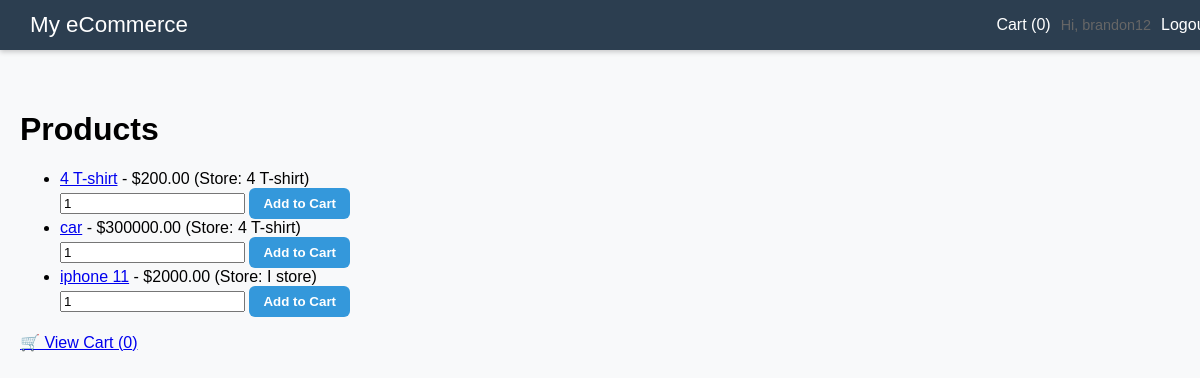
Screenshot of / (signed in) with the database file from the repository.
### ecommerce/models.py (models this page shows, shortened)
class Product(models.Model):
    store = models.ForeignKey(Store, on_delete=models.CASCADE, related_name='products')
    name = models.CharField(max_length=255)
    description = models.TextField()
    price = models.DecimalField(max_digits=10, decimal_places=2)
    stock = models.PositiveIntegerField(default=0)
    image = models.ImageField(upload_to='product_images/', blank=True, null=True)

class Store(models.Model):
    name = models.CharField(max_length=100)
    description = models.TextField(blank=True)
    logo = models.ImageField(upload_to="store_logos/", blank=True, null=True)
    vendor = models.ForeignKey(User, on_delete=models.CASCADE)

### ecommerce/views.py (the view)
# urls.py: path("", views.product_list, name="product_list"),  # homepage → product list
@login_required
def product_list(request):
    products = Product.objects.select_related("store").all()
    stores = Store.objects.all()
    is_vendor = False
    if request.user.is_authenticated:
        is_vendor = request.user.groups.filter(name='Vendor').exists()
    return render(
        request,
        "ecommerce/product_list.html",
        {"products": products, "stores": stores, "is_vendor": is_vendor},
    )

### ecommerce/context_processors.py (called while the page is built)
def user_role(request):
    is_vendor = False
    if request.user.is_authenticated:
        is_vendor = request.user.groups.filter(name='Vendor').exists()
    return {
        'is_vendor': is_vendor,
    }

### ecommerce/templates/ecommerce/product_list.html (shortened to what this page needs)
{% extends "ecommerce/index.html" %}
{% block content %}
<h1>Products</h1>
{% if products %}
<ul>
  {% for product in products %}
    <li>
      <a href="{% url 'ecommerce:product_detail' product.pk %}">{{ product.name }}</a>
      - ${{ product.price }} (Store: {{ product.store.name }})
      <form action="{% url 'ecommerce:add_to_cart' product.pk %}" method="post">
        <input type="number" name="quantity" value="1" min="1">
        <button type="submit">Add to Cart</button>
      </form>
    </li>
  {% endfor %}
</ul>
{% else %}
<p>No products available yet.</p>
{% endif %}
<a href="{% url 'ecommerce:view_cart' %}" class="btn">🛒 View Cart ({{ request.session.cart|length|default:"0" }})</a>
{% endblock %}

### ecommerce/templates/ecommerce/index.html (shortened to what this page needs)
<!DOCTYPE html>
<html lang="en">
<head>
</head>
<body>
  <nav class="nav">
    <div class="logo">
      <a href="{% url 'ecommerce:product_list' %}">My eCommerce</a>
    </div>
    <div class="links">
      <a href="{% url 'ecommerce:view_cart' %}">Cart ({{ request.session.cart|length|default:"0" }})</a>
      {% if request.user.is_authenticated %}
        <span class="small">Hi, {{ request.user.username }}</span>
        <a href="{% url 'ecommerce:logout' %}">Logout</a>
      {% else %}
        <a href="{% url 'ecommerce:login' %}">Login</a>
        <a href="{% url 'ecommerce:register' %}">Register</a>
      {% endif %}
    </div>
  </nav>
  <div class="container">
    {% block content %}{% endblock %}
  </div>
</body>
</html>

### ecommerce/templates/ecommerce/index.html (style rules this page uses)
body { font-family: Arial, Helvetica, sans-serif; margin: 0; padding: 0; background: #f8f9fa; }
.nav { background: #2c3e50; color: white; padding: 12px 20px; display: flex; align-items: center; justify-content: space-between; position: fixed; width: 100%; top: 0; z-index: 100; box-shadow: 0 2px 5px rgba(0,0,0,0.2); }
.nav .logo { font-weight: bold; font-size: 1.4rem; }
.nav a { color: white; text-decoration: none; margin: 0 10px; font-weight: 500; }
.nav .links { display: flex; align-items: center; }
.container { padding: 90px 20px 20px 20px; max-width: 1200px; margin: 0 auto; }
.small { font-size: 0.9rem; color: #666; }
button { padding: 8px 14px; border: none; background: #3498db; color: white; border-radius: 6px; cursor: pointer; font-weight: bold; transition: background 0.2s ease; }

### rows the page displays
Product: name "4 T-shirt", price "200.00", store.name "4 T-shirt"
Product: name "car", price "300000.00", store.name "4 T-shirt"
Product: name "iphone 11", price "2000.00", store.name "I store"

### other values shown
{{ request.session.cart|length|default:"0" }} "0"
{{ request.user.username }} "brandon12"
